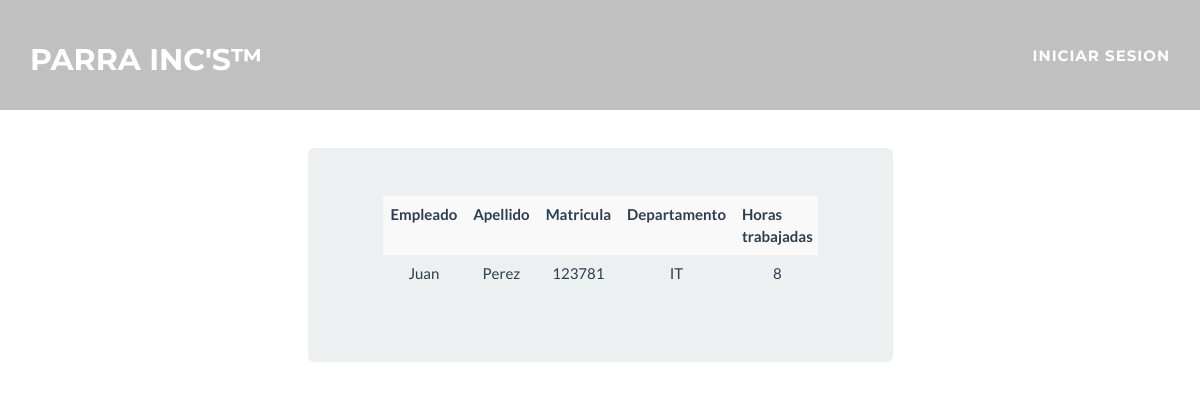
The app's page /IT/ with its own data.
### quizII_home/models.py (models this page shows)
class Employees(models.Model):
    employee_name = models.CharField(max_length=50)
    employee_last_name = models.CharField(max_length=50)
    employee_number = models.DecimalField(max_digits=6, decimal_places=0)
    employee_department = models.CharField(max_length=60, null=True, blank=True)
    employee_work_hours = models.IntegerField()
    employee_wages = models.DecimalField(max_digits=8, decimal_places=2)
    publish_date = models.DateTimeField(auto_now_add=True, auto_now=False)

### quizII_home/views.py (the view)
# urls.py: url(r'^IT/$', search_IT, name = 'search_IT'),
def search_IT(request):
	p = Employees.objects.filter(employee_department = 'IT')
	if p:
		ctx = {'object_list':p}
	else:
		ctx = {'mensaje':'no hay datos'}
	return render(request,'blog/IT.html',ctx)

### templates/blog/IT.html (shortened to what this page needs)
{% extends 'base.html'%}
{% load staticfiles %}
{% block page_title %}
  <div class="container-fluid">
    <h4 class="h4" style="text-align: center;">IT.</h4>
  </div>
  <div class="container-fluid">
  </div>
{% endblock %}
{% block content %}
<html>
<link href = "{% static 'bootstrap/css/bootstrap.min.css'%}" rel="stylesheet" media = "screen">
<div class="container-fluid bg-1 text-center">
<body>
	<div class ="table-responsive">
		<table class="table table-striped">
			<tr>
				<th>Empleado</th>
				<th>Apellido</th>
				<th>Matricula</th>
				<th>Departamento</th>
        <th>Horas trabajadas</th>
			</tr>
			{% for item in object_list %}
			<tr>
				<td>{{item.employee_name | capfirst}}</td>
				<td>{{item.employee_last_name | capfirst}}</td>
				<td>{{item.employee_number | capfirst}}</td>
        <td>{{item.employee_department | capfirst}}</td>
        <td>{{item.employee_work_hours | capfirst}}</td>
			</tr>
			{% endfor %}
		</table>
	</div>
	</div>
</body>
</html>
{% endblock %}

### static/css/freelancer.css (style rules this page uses)
body { overflow-x: hidden; }
h1, h2, h3, h4, h5, h6 { text-transform: uppercase; font-family: Montserrat,"Helvetica Neue",Helvetica,Arial,sans-serif; font-weight: 700; }

### records on screen
Employees: employee_name "Juan", employee_last_name "Perez", employee_number "123781", employee_department "IT", employee_work_hours "8"
